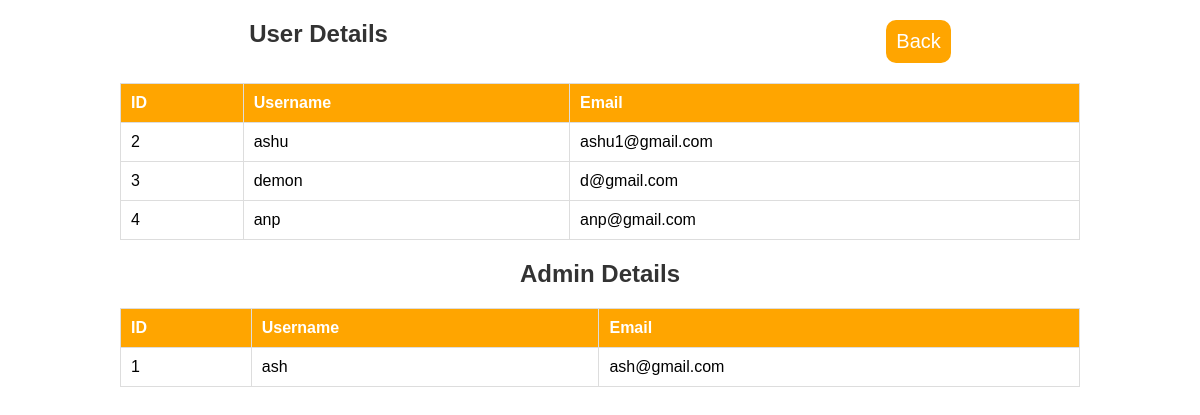
/admin/user_data.php, run on an earlier commit of the app's database.
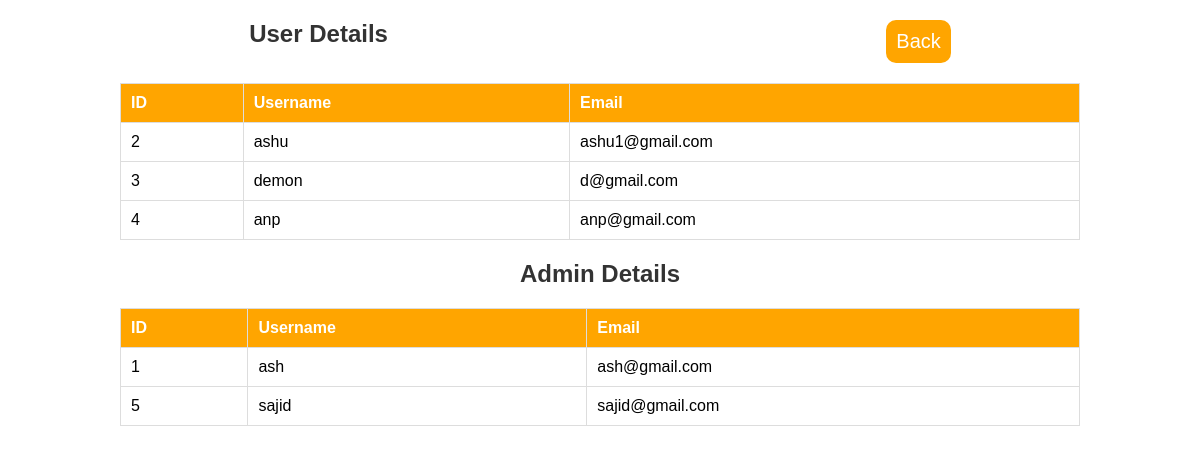
And on a later commit of the database.
### tables this page shows
CREATE TABLE `users` (
  `ID` int(11) NOT NULL,
  `Name` varchar(20) NOT NULL,
  `user_name` varchar(10) NOT NULL,
  `Email` varchar(50) NOT NULL,
  `Contact` int(10) NOT NULL,
  `Password` int(10) NOT NULL,
  `user_type` varchar(6) NOT NULL DEFAULT 'user'
);

### admin/user_data.php (the view, shortened to what this page needs)
<link rel="stylesheet" href="admin.css">
<section>
   <div>
      <h2>User Details</h2>
      <a href="admin.php" class="form-btn">Back</a>
   </div>
   <?php
   include '../connect.php';
   $query = "SELECT * FROM users WHERE user_type = 'user'";
   $result = mysqli_query($conn, $query);
   if (mysqli_num_rows($result) > 0) {
      echo "<table border='1'>
        <tr>
            <th>ID</th>
            <th>Username</th>
            <th>Email</th>
        </tr>";
      while ($row = mysqli_fetch_assoc($result)) {
         echo "<tr>
            <td>{$row['ID']}</td>
            <td>{$row['user_name']}</td>
            <td>{$row['Email']}</td>
        </tr>";
      }
      echo "</table>";
   } else {
      echo "No records found";
   }
   ?>
   <div>
      <h2>Admin Details</h2>
   </div>
   <?php
   $query = "SELECT * FROM users WHERE user_type = 'admin'";
   $result = mysqli_query($conn, $query);
   if (mysqli_num_rows($result) > 0) {
      echo "<table border='1'>
        <tr>
            <th>ID</th>
            <th>Username</th>
            <th>Email</th>
        </tr>";
      while ($row = mysqli_fetch_assoc($result)) {
         echo "<tr>
            <td>{$row['ID']}</td>
            <td>{$row['user_name']}</td>
            <td>{$row['Email']}</td>
        </tr>";
      }
      echo "</table>";
   } else {
      echo "No records found";
   }
   ?>
</section>

What changed in the data, as far as the page shows it:
added users: ID "5", user_name "sajid", Email "sajid@gmail.com", shown under "Admin Details"
